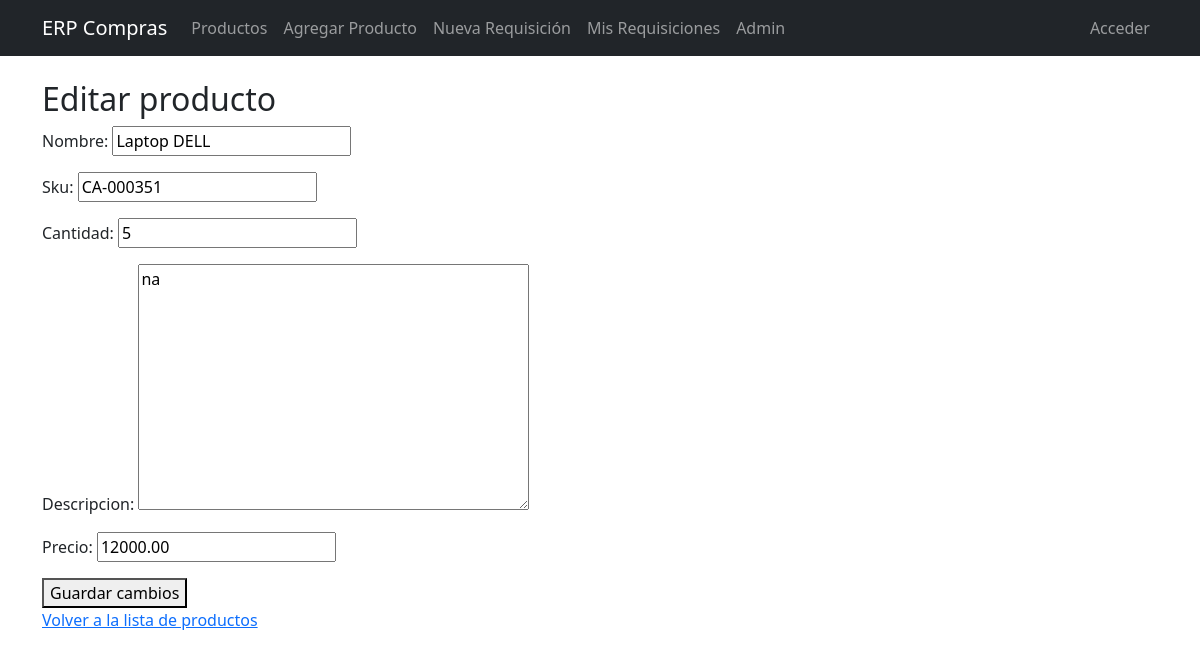
Screenshot of /compras/productos/editar/1/ with the database file from the repository.
### compras/models.py (models this page shows, shortened)
class Producto(models.Model):
    nombre = models.CharField(max_length=100)
    sku = models.CharField(max_length=50)
    cantidad = models.IntegerField()
    descripcion = models.TextField(blank=True)
    precio = models.DecimalField(max_digits=10, decimal_places=2)

### compras/views.py (the view)
# urls.py: path('productos/editar/<int:id>/', views.editar_producto, name='editar_producto'),
def editar_producto(request, id):
    producto = Producto.objects.get(id=id)
    if request.method == "POST":
        form = ProductoForm(request.POST, instance=producto)
        if form.is_valid():
            form.save()
            return redirect('lista_productos')
    else:
        form = ProductoForm(instance=producto)
    return render(request, 'compras/editar_producto.html', {'form': form})

### compras/forms.py
class ProductoForm(forms.ModelForm):
    class Meta:
        model = Producto
        fields = ['nombre', 'sku', 'cantidad', 'descripcion', 'precio']

### compras/templates/compras/editar_producto.html (shortened to what this page needs)
{% extends "compras/base.html" %}
{% block content %}
<h2>Editar producto</h2>
<form method="post">
    {{ form.as_p }}
    <button type="submit">Guardar cambios</button>
</form>
<a href="{% url 'lista_productos' %}">Volver a la lista de productos</a>
{% endblock %}

### rows the page displays
Producto: nombre "Laptop DELL", sku "CA-000351", cantidad "5", descripcion "na", precio "12000.00"
